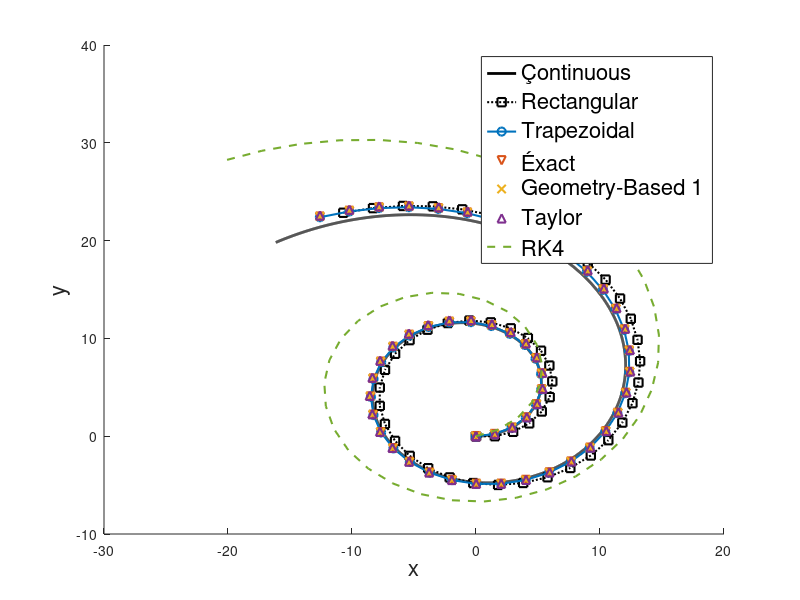

Here is the MATLAB script that generated this plot: (Note: this script raises an error after producing the figure.)
%% Approach 1
clear all; clc;
% Code for Rectangular Integration based Kinematic model

T = 2; % Sampling time
ti = 0; % Initial time
tf = 100; % Final time
td = ti:T:tf; % Discrete time defined
tf = td(end);
% Due to discrete steps, t_d(end) is not necessarily equal to tf.
% That is why we need to recompute tf by assigning t_d(end) to it.
sl = length(td); % Number of samples in discrete time frame
wR = 0.3*cos(0.002*td); % Right wheel angular speed
wL = sin(0.002*td); % Left wheel angular speed
r = 5; % Radius of wheels [cm]
L = 10; % Width of robot platform [cm]
xd = zeros(1,sl); % Vector to store global x_n
yd = zeros(1,sl); % Vector to store global y_n
xd1 = zeros(1,sl); % Vector to store global x_n for trapezoidal integration
yd1 = zeros(1,sl); % Vector to store global y_n for trapezoidal integration
xd2 = zeros(1,sl); % Vector to store global x_n for exact integration
yd2 = zeros(1,sl); % Vector to store global y_n for exact integration
xd3 = zeros(1,sl); % Vector to store global x_n for geometry based 1 integration
yd3 = zeros(1,sl); % Vector to store global y_n for geometry based 1 integration
xd4 = zeros(1,sl); % Vector to store global x_n for taylor integration
yd4 = zeros(1,sl); % Vector to store global y_n for taylor integration
xd5 = zeros(1,sl); % Vector to store global x_n for RK4 integration
yd5 = zeros(1,sl); % Vector to store global y_n for RK4 integration

phd = zeros(1,sl); % Vector to store global \phi_n
phd_exact = zeros(1,sl); % Vector to store global \phi_n for exact method

% continuous model

dt = 0.01; % Time increment for continuous scenario
tc = ti:dt:tf; % Continuous time (CT) frame
wR_c = 0.3*cos(0.002*tc); % Right wheel angular speed
wL_c = sin(0.002*tc); % Left wheel angular speed
sl_c = length(tc); % Number of steps in CT simulation
xc = zeros(1,sl_c); % Vector to store CT x(t)
yc = zeros(1,sl_c); % Vector to store CT y(t)
phc = zeros(1,sl_c); % % Vector to store CT \phi(t)

for ii=1:sl_c-1 % <= one less simulation for the reason mentioned above
vR_c=r*wR_c(ii);
vL_c=r*wL_c(ii);
v_c=(vR_c+vL_c)/2;
w_c=(vR_c-vL_c)/L;
dph_c=dt*w_c;
xc(ii+1)=xc(ii)+v_c*dt*cos(phc(ii));
yc(ii+1)=yc(ii)+v_c*dt*sin(phc(ii));
phc(ii+1)=phc(ii)+dph_c;
end

for ii=2:sl-1
% note that we need to run this loop for one less iteration because
% the pose quantities have time index (ii+1)
vR=r*wR(ii);
vL=r*wL(ii);
v=(vR+vL)/2;
w=(vR-vL)/L;
dph=T*w;
xd(ii+1)=xd(ii)+v*T*cos(phd(ii)); % rectangular model
yd(ii+1)=yd(ii)+v*T*sin(phd(ii));

xd1(ii+1)=xd1(ii)+(v*T./2)*(cos(phd(ii)) + cos(phd(ii) + T*w)); % Trapezoidal
yd1(ii+1)=yd1(ii)+(v*T./2)*(sin(phd(ii)) + sin(phd(ii) + T*w));

xd2(ii)=xd2(ii-1)+(v./w)*(sin(phd_exact(ii-1)+dph) - sin(phd_exact(ii-1))); % Exact
yd2(ii)=yd2(ii-1)-(v./w)*(cos(phd_exact(ii-1)+dph) - cos(phd_exact(ii-1)));
phd_exact(ii) = phd_exact(ii-1)+dph;

xd3(ii+1)=xd3(ii)+v*T*(cos(phd(ii)+dph/2) ); % Geometry Based I
yd3(ii+1)=yd3(ii)+v*T*(sin(phd(ii)+dph/2) );

xd4(ii)=xd4(ii-1)+((v*dph)./w)*(cos(phd_exact(ii-1)) - 0.5*sin(phd_exact(ii-1))*dph); % Taylor
yd4(ii)=yd4(ii-1)+((v*dph)./w)*(sin(phd_exact(ii-1)) + 0.5*cos(phd_exact(ii-1))*dph);
phd_exact(ii) = phd_exact(ii-1)+dph;

xd5(ii+1) = xd5(ii) + ((T*v)/6)*( cos(phd(ii)) + 2*cos(phd(ii)+dph/2) ... % RK4
    + 2*cos(phd(ii)+dph) + 2*cos(phd(ii)+(3*dph)/2) ...
    + cos(phd(ii)+4*dph) );
yd5(ii+1) = yd5(ii) + ((T*v)/6)*( sin(phd(ii)) + 2*sin(phd(ii)+dph/2) ...
    + 2*sin(phd(ii)+dph) + 2*sin(phd(ii)+(3*dph)/2) ...
    + sin(phd(ii)+4*dph) );

phd(ii+1)=phd(ii)+dph;
end
hold on;
plot(xc,yc,'k','linewidth',2);
plot(xd,yd,'ks:','linewidth',1.5);
plot(xd1,yd1,'-o','linewidth',1.5);
plot(xd2,yd2,'v','linewidth',1.5);
plot(xd3,yd3,'x','linewidth',1.5);
plot(xd4,yd4,'^','linewidth',1.5);
plot(xd5,yd5,'--','linewidth',1.5);
legend('Çontinuous','Rectangular','Trapezoidal','Éxact','Geometry-Based 1',...
    'Taylor','RK4','fontsize',16,'location','best')
xlabel('x','fontsize',16); ylabel('y','fontsize',16);
sgtitle('Discrete-time Kinematic models','fontsize',18)

%% Experiment 2
clear all; clc;

%Compute trajectory for continuous-time for dt = 0:01
ti = 0; % Initial time
tf = 100; % Final time
dt = 0.01; % Time increment for continuous scenario
tc = ti:dt:tf; % Continuous time (CT) frame
r = 5; % Radius of wheels [cm]
L = 10; % Width of robot platform [cm]
wR_c = 0.3*cos(0.002*tc); % Right wheel angular speed
wL_c = sin(0.002*tc); % Left wheel angular speed
sl_c = length(tc); % Number of steps in CT simulation
xc = zeros(1,sl_c); % Vector to store CT x(t)
yc = zeros(1,sl_c); % Vector to store CT y(t)
phc = zeros(1,sl_c); % % Vector to store CT \phi(t)

for ii=2:sl_c-1 % <= one less simulation for the reason mentioned above
vR_c=r*wR_c(ii);
vL_c=r*wL_c(ii);
v_c=(vR_c+vL_c)/2;
w_c=(vR_c-vL_c)/L;
dph_c=dt*w_c;
xc(ii+1)=xc(ii)+v_c*dt*cos(phc(ii));
yc(ii+1)=yc(ii)+v_c*dt*sin(phc(ii));
phc(ii+1)=phc(ii)+dph_c;
end

i = 0;
for Ts = 1:7 %Sampling time has integer values: 1,2,...,6,7
    i = i+1; %Compute trajectories in discrete-time for six models
    
    T = Ts; % Sampling time
    ti = 0; % Initial time
    tf = 100; % Final time
    td = ti:T:tf; % Discrete time defined
    tf = td(end);
    sl = length(td); % Number of samples in discrete time frame
    wR = 0.3*cos(0.002*td); % Right wheel angular speed
    wL = sin(0.002*td); % Left wheel angular speed
    r = 5; % Radius of wheels [cm]
    L = 10; % Width of robot platform [cm]
    xd = zeros(6,sl); % Vector to store global x_n
    yd = zeros(6,sl); % Vector to store global y_n
    
    phd = zeros(1,sl); % Vector to store global \phi_n
    phd_exact = zeros(1,sl); % Vector to store global \phi_n for exact method
    
    for ii=2:sl-1
        % note that we need to run this loop for one less iteration because
        % the pose quantities have time index (ii+1)
        vR=r*wR(ii);
        vL=r*wL(ii);
        v=(vR+vL)/2;
        w=(vR-vL)/L;
        dph=T*w;
        xd(1,ii+1)=xd(1,ii)+v*T*cos(phd(ii)); % Rectangular model
        yd(1,ii+1)=yd(1,ii)+v*T*sin(phd(ii));

        xd(2,ii+1)=xd(2,ii)+(v*T./2)*(cos(phd(ii)) + cos(phd(ii) + T*w)); % Trapezoidal
        yd(2,ii+1)=yd(2,ii)+(v*T./2)*(sin(phd(ii)) + sin(phd(ii) + T*w));

        xd(3,ii)=xd(3,ii-1)+(v./w)*(sin(phd_exact(ii-1)+dph) - sin(phd_exact(ii-1))); % Exact
        yd(3,ii)=yd(3,ii-1)-(v./w)*(cos(phd_exact(ii-1)+dph) - cos(phd_exact(ii-1)));
        phd_exact(ii) = phd_exact(ii-1)+dph;

        xd(4,ii+1)=xd(4,ii)+v*T*(cos(phd(ii)+dph/2) ); % Geometry based I
        yd(4,ii+1)=yd(4,ii)+v*T*(sin(phd(ii)+dph/2) );

        xd(5,ii)=xd(5,ii-1)+((v*dph)./w)*(cos(phd_exact(ii-1)) - 0.5*sin(phd_exact(ii-1))*dph); % Taylor 
        yd(5,ii)=yd(5,ii-1)+((v*dph)./w)*(sin(phd_exact(ii-1)) + 0.5*cos(phd_exact(ii-1))*dph);
        phd_exact(ii) = phd_exact(ii-1)+dph;

        xd(6,ii+1) = xd(6,ii) + ((T*v)/6)*( cos(phd(ii)) + 2*cos(phd(ii)+dph/2) ... % RK4
            + 2*cos(phd(ii)+dph) + 2*cos(phd(ii)+(3*dph)/2) ...
            + cos(phd(ii)+4*dph) );
        yd(6,ii+1) = yd(6,ii) + ((T*v)/6)*( sin(phd(ii)) + 2*sin(phd(ii)+dph/2) ...
            + 2*sin(phd(ii)+dph) + 2*sin(phd(ii)+(3*dph)/2) ...
            + sin(phd(ii)+4*dph) );

        phd(ii+1)=phd(ii)+dph;
    end
    
    %Compare each trajectory above with that of continuous-time
    for j = 1:6
        error_x = xd(j,:) - xc(round(linspace(1,length(xc),length(xd(j,:)))));
        error_y = yd(j,:) - yc(round(linspace(1,length(yc),length(yd(j,:)))));
        sum_squared_error(j,i)= sum(error_x.^2)+sum(error_y.^2);
    end
end
all_Ts = [1,2,3,4,5,6,7];
for j =1:6
    hold on
    plot(all_Ts,sum_squared_error(j,:),'linewidth',2)
end
legend('Rectangular','Trapezoidal','Éxact','Geometry-Based 1','Taylor','RK4',...
    'fontsize',16,'location','best')
title('\Sigma error^2 of each model versus varying sampling time','fontsize', 18);
xlabel('Ts','fontsize', 16); ylabel('sum squared error','fontsize', 16);
